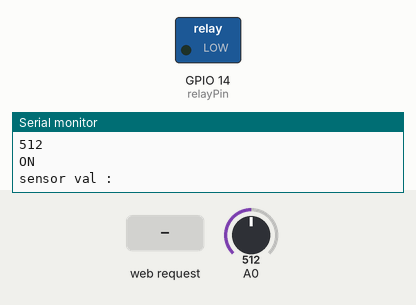
Recording of a sketch running on a simulated ESP8266 (NodeMCU). Parts: switched loads named in the sketch (green lamp = pin HIGH), the last lines printed to the serial monitor. The test bench sets the inputs (shaded band); at power-on: A0 = 512. WiFi joins after 1.5 s; servers stay silent unless stated.

Above: at 2.7 s.
2.8 s: HTTP request GET /OFF received
At 4.6 s:
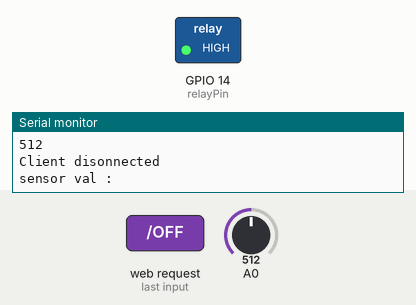
5.4 s: A0 set to 77
6.9 s: A0 set to 62
9.1 s: HTTP request GET /ON received
At 10.9 s:
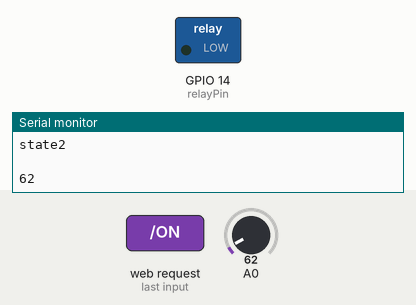
Timing chart, 0 to 12.4 s (numbered marks = the images above; inputs shaded):
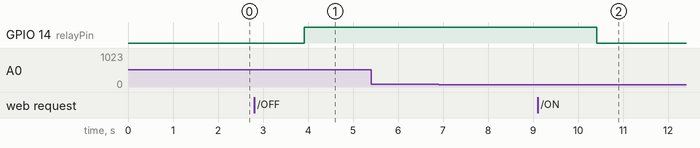

Measured:
- after the input at 2.8 s, GPIO 14 (relayPin): LOW → HIGH after 1.1 s
- after the input at 9.1 s, GPIO 14 (relayPin): HIGH → LOW after 1.3 s

The sketch:

Server_send_2.ino
```cpp
/*
    This sketch demonstrates how to set up a simple HTTP-like server.
    The server will set a GPIO pin depending on the request
      http://server_ip/gpio/0 will set the GPIO2 low,
      http://server_ip/gpio/1 will set the GPIO2 high
    server_ip is the IP address of the ESP8266 module, will be
    printed to Serial when the module is connected.
*/
#include <ESP8266HTTPClient.h>
#include <ESP8266WiFi.h>

const char* ssid = "BSR - Uczniowie";
const char* password = "bednarsk@";
const int led = 2;
const int relayPin = 14;
String DeviceID = "12345678";
String FriendlyName = "SalaMatematyczna";
String State = "ON";
String PowerUse;
String payload;
int SensorState;
int RelayState = 1;
int SensorVal;
String ReqVal = "0";
String LastReqVal;
String TimeStamp;
String LastTimeStamp;

// Create an instance of the server
// specify the port to listen on as an argument
WiFiServer server(80);

void setup() {
  Serial.begin(115200);
  delay(10);
  pinMode(relayPin, OUTPUT);
  ServerStart();


}

void loop() {
  SendAndReceiveData();

  delay(50);
  Serial.println("sensor val :" + SensorVal);
  Serial.println((SensorRead()) ? "ON" : "OFF");
}

void SendAndReceiveData()
{
  WiFiClient client = server.available();
  if (!client) {
    return;
  }

  Serial.println("new client");


  String req = client.readStringUntil('/r/n');
  Serial.println(req);
  client.flush();

  int val;
  if (req.indexOf("/ON") != -1) {
    ReqVal = "ON";
  } else if (req.indexOf("/OFF") != -1) {
    ReqVal = "OFF";
  } else {
    Serial.println("invalid request");
    client.stop();
    return;
  }
  ReqToSwitch();
  SensorRead();
  client.flush();
  // Prepare the response
  String s = "HTTP/1.1 200 OK\r\nContent-Type: text/html\r\n\r\nState: ";
  s += (SensorRead()) ? "ON" : "OFF";
  s += "  ID: ";
  s += DeviceID;
  s += "  Friendly name: ";
  s += FriendlyName;
  s += "\n";

  // Send the response to the client
  client.print(s);
  delay(1);
  Serial.println("Client disonnected");

}

void ServerStart()
{
  // Connect to WiFi network
  Serial.println();
  Serial.println();
  Serial.print("Connecting to ");
  Serial.println(ssid);

  WiFi.mode(WIFI_STA);
  WiFi.begin(ssid, password);

  while (WiFi.status() != WL_CONNECTED) {
    delay(500);
    Serial.print(".");
  }
  Serial.println("");
  Serial.println("WiFi connected");

  // Start the server
  server.begin();
  Serial.println("Server started");

  // Print the IP address
  Serial.println(WiFi.localIP());
}


int SensorRead()
{

  int  SensorVal = getMaxValue();

  Serial.println (SensorVal);
  if (SensorVal > 70 ) {
    SensorState = 1;
    return (1);
  }
  if (SensorVal < 70) {
    SensorState = 0;
    return (0);
  }
}


void ReqToSwitch()
{

  Serial.println("request value :" + ReqVal);
  //Serial.println("Last request value :" + LastReqVal);
  //Serial.println("TimeStmap :" + TimeStamp);
  //Serial.println("last TimeStamp :" + LastTimeStamp);

  if (ReqVal == "ON") {
    if (RelayState == 0 && SensorState == 0)
    {
      digitalWrite(14, LOW);
      Serial.println("state2");
      RelayState = 1;
    }
    else if (RelayState == 1 && SensorState == 0)
    {
      digitalWrite(14, HIGH);
      Serial.println("state1");
      RelayState = 0;
    }

    else if (RelayState == 0 && SensorState == 1) Serial.println("Already ON");
    else if (RelayState == 1 && SensorState == 1) Serial.println("Already ON");
  }


  if (ReqVal == "OFF") {
    if (RelayState == 0 && SensorState == 1)
    {
      digitalWrite(14, LOW);
      Serial.println("state2");
      RelayState = 1;
    }
    else if (RelayState == 1 && SensorState == 1)
    {
      digitalWrite(14 , HIGH);
      Serial.println("state1");
      RelayState = 0;
    }
    else if (RelayState == 0 && SensorState == 0) Serial.println("Already OFF");
    else if (RelayState == 1 && SensorState == 0) Serial.println("Already OFF");
  }


  LastReqVal = ReqVal;
  LastTimeStamp = TimeStamp;
  Serial.println(" ");
  ReqVal = "0";
}


int getMaxValue()
{
  int sensorValue;
  int sensorMax = 0;
  uint32_t start_time = millis();
  while ((millis() - start_time) < 300)
  {
    sensorValue = analogRead(A0);
    if (sensorValue > sensorMax)
    {
      sensorMax = sensorValue;
    }

  }

  return sensorMax;

}
```
